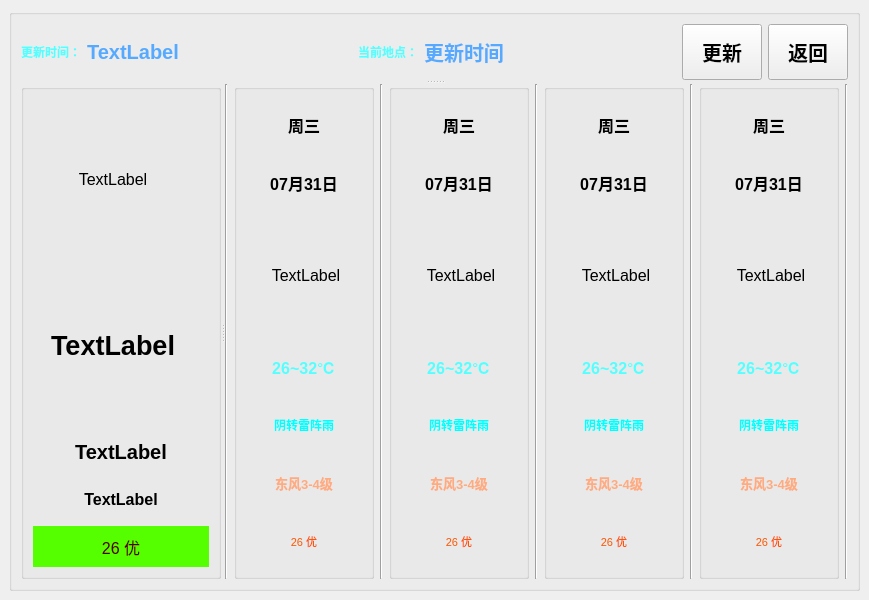
<?xml version="1.0" encoding="UTF-8"?>
<ui version="4.0">
 <class>Weather</class>
 <widget class="QMainWindow" name="Weather">
  <property name="geometry">
   <rect>
    <x>0</x>
    <y>0</y>
    <width>800</width>
    <height>600</height>
   </rect>
  </property>
  <property name="windowTitle">
   <string>MainWindow</string>
  </property>
  <widget class="QWidget" name="centralwidget">
   <layout class="QVBoxLayout" name="verticalLayout_6">
    <item>
     <widget class="QGroupBox" name="groupBox_Total">
      <property name="autoFillBackground">
       <bool>true</bool>
      </property>
      <property name="styleSheet">
       <string notr="true"/>
      </property>
      <property name="title">
       <string/>
      </property>
      <layout class="QVBoxLayout" name="verticalLayout_7">
       <item>
        <widget class="QSplitter" name="splitter_2">
         <property name="orientation">
          <enum>Qt::Vertical</enum>
         </property>
         <widget class="QWidget" name="horizontalLayoutWidget_2">
          <layout class="QHBoxLayout" name="horizontalLayout_2">
           <item>
            <widget class="QLabel" name="label">
             <property name="sizePolicy">
              <sizepolicy hsizetype="Minimum" vsizetype="Preferred">
               <horstretch>0</horstretch>
               <verstretch>0</verstretch>
              </sizepolicy>
             </property>
             <property name="maximumSize">
              <size>
               <width>80</width>
               <height>16777215</height>
              </size>
             </property>
             <property name="font">
              <font>
               <weight>75</weight>
               <bold>true</bold>
              </font>
             </property>
             <property name="styleSheet">
              <string>color: rgb(85, 255, 255);</string>
             </property>
             <property name="text">
              <string>更新时间：</string>
             </property>
            </widget>
           </item>
           <item>
            <widget class="QLabel" name="label_Time">
             <property name="sizePolicy">
              <sizepolicy hsizetype="Preferred" vsizetype="MinimumExpanding">
               <horstretch>0</horstretch>
               <verstretch>0</verstretch>
              </sizepolicy>
             </property>
             <property name="font">
              <font>
               <pointsize>15</pointsize>
               <weight>75</weight>
               <bold>true</bold>
              </font>
             </property>
             <property name="styleSheet">
              <string notr="true">color: rgb(85, 170, 255);</string>
             </property>
             <property name="text">
              <string>TextLabel</string>
             </property>
             <property name="alignment">
              <set>Qt::AlignCenter</set>
             </property>
            </widget>
           </item>
           <item>
            <spacer name="horizontalSpacer">
             <property name="orientation">
              <enum>Qt::Horizontal</enum>
             </property>
             <property name="sizeHint" stdset="0">
              <size>
               <width>40</width>
               <height>20</height>
              </size>
             </property>
            </spacer>
           </item>
           <item>
            <widget class="QLabel" name="label_37">
             <property name="maximumSize">
              <size>
               <width>80</width>
               <height>16777215</height>
              </size>
             </property>
             <property name="font">
              <font>
               <weight>75</weight>
               <bold>true</bold>
              </font>
             </property>
             <property name="styleSheet">
              <string>color: rgb(85, 255, 255);</string>
             </property>
             <property name="text">
              <string>当前地点：</string>
             </property>
            </widget>
           </item>
           <item>
            <widget class="QLabel" name="label_location">
             <property name="font">
              <font>
               <pointsize>15</pointsize>
               <weight>75</weight>
               <bold>true</bold>
              </font>
             </property>
             <property name="styleSheet">
              <string notr="true">color: rgb(85, 170, 255);</string>
             </property>
             <property name="text">
              <string>更新时间</string>
             </property>
             <property name="alignment">
              <set>Qt::AlignCenter</set>
             </property>
            </widget>
           </item>
           <item>
            <spacer name="horizontalSpacer_2">
             <property name="orientation">
              <enum>Qt::Horizontal</enum>
             </property>
             <property name="sizeHint" stdset="0">
              <size>
               <width>40</width>
               <height>20</height>
              </size>
             </property>
            </spacer>
           </item>
           <item>
            <widget class="QPushButton" name="pushButton">
             <property name="sizePolicy">
              <sizepolicy hsizetype="Minimum" vsizetype="Expanding">
               <horstretch>0</horstretch>
               <verstretch>0</verstretch>
              </sizepolicy>
             </property>
             <property name="minimumSize">
              <size>
               <width>50</width>
               <height>50</height>
              </size>
             </property>
             <property name="font">
              <font>
               <pointsize>15</pointsize>
               <weight>75</weight>
               <bold>true</bold>
              </font>
             </property>
             <property name="text">
              <string>更新</string>
             </property>
            </widget>
           </item>
           <item>
            <widget class="QPushButton" name="pushButton_2">
             <property name="sizePolicy">
              <sizepolicy hsizetype="Minimum" vsizetype="Expanding">
               <horstretch>0</horstretch>
               <verstretch>0</verstretch>
              </sizepolicy>
             </property>
             <property name="font">
              <font>
               <pointsize>15</pointsize>
               <weight>75</weight>
               <bold>true</bold>
              </font>
             </property>
             <property name="text">
              <string>返回</string>
             </property>
            </widget>
           </item>
          </layout>
         </widget>
         <widget class="QSplitter" name="splitter">
          <property name="orientation">
           <enum>Qt::Horizontal</enum>
          </property>
          <widget class="QGroupBox" name="groupBox_5">
           <property name="minimumSize">
            <size>
             <width>200</width>
             <height>0</height>
            </size>
           </property>
           <property name="maximumSize">
            <size>
             <width>160</width>
             <height>16777215</height>
            </size>
           </property>
           <property name="title">
            <string/>
           </property>
           <layout class="QVBoxLayout" name="verticalLayout_5">
            <item>
             <widget class="QLabel" name="label_now_img">
              <property name="sizePolicy">
               <sizepolicy hsizetype="Fixed" vsizetype="Fixed">
                <horstretch>0</horstretch>
                <verstretch>0</verstretch>
               </sizepolicy>
              </property>
              <property name="minimumSize">
               <size>
                <width>160</width>
                <height>160</height>
               </size>
              </property>
              <property name="font">
               <font>
                <pointsize>12</pointsize>
               </font>
              </property>
              <property name="layoutDirection">
               <enum>Qt::LeftToRight</enum>
              </property>
              <property name="text">
               <string>TextLabel</string>
              </property>
              <property name="alignment">
               <set>Qt::AlignCenter</set>
              </property>
             </widget>
            </item>
            <item>
             <widget class="QLabel" name="label_now_tmp">
              <property name="sizePolicy">
               <sizepolicy hsizetype="Fixed" vsizetype="Fixed">
                <horstretch>0</horstretch>
                <verstretch>0</verstretch>
               </sizepolicy>
              </property>
              <property name="minimumSize">
               <size>
                <width>160</width>
                <height>160</height>
               </size>
              </property>
              <property name="font">
               <font>
                <pointsize>20</pointsize>
                <weight>75</weight>
                <bold>true</bold>
               </font>
              </property>
              <property name="layoutDirection">
               <enum>Qt::LeftToRight</enum>
              </property>
              <property name="styleSheet">
               <string notr="true">background-image: url(:/img/images/tmp.png);</string>
              </property>
              <property name="text">
               <string>TextLabel</string>
              </property>
              <property name="alignment">
               <set>Qt::AlignCenter</set>
              </property>
             </widget>
            </item>
            <item>
             <widget class="QLabel" name="label_now_des">
              <property name="font">
               <font>
                <pointsize>15</pointsize>
                <weight>75</weight>
                <bold>true</bold>
               </font>
              </property>
              <property name="styleSheet">
               <string>background-color: argb(170, 255, 255,0);</string>
              </property>
              <property name="text">
               <string>TextLabel</string>
              </property>
              <property name="alignment">
               <set>Qt::AlignCenter</set>
              </property>
             </widget>
            </item>
            <item>
             <widget class="QLabel" name="label_now_win">
              <property name="font">
               <font>
                <pointsize>12</pointsize>
                <weight>75</weight>
                <bold>true</bold>
               </font>
              </property>
              <property name="styleSheet">
               <string>background-color: argb(170, 255, 255,0);</string>
              </property>
              <property name="text">
               <string>TextLabel</string>
              </property>
              <property name="alignment">
               <set>Qt::AlignCenter</set>
              </property>
             </widget>
            </item>
            <item>
             <widget class="QLabel" name="label_now_winSpeed">
              <property name="font">
               <font>
                <pointsize>12</pointsize>
               </font>
              </property>
              <property name="styleSheet">
               <string notr="true">background-color: rgb(85, 255, 0);
color: rgb(85, 0, 0);</string>
              </property>
              <property name="text">
               <string>26 优</string>
              </property>
              <property name="alignment">
               <set>Qt::AlignCenter</set>
              </property>
             </widget>
            </item>
           </layout>
          </widget>
          <widget class="QWidget" name="horizontalLayoutWidget">
           <layout class="QHBoxLayout" name="horizontalLayout">
            <item>
             <widget class="Line" name="line_5">
              <property name="orientation">
               <enum>Qt::Vertical</enum>
              </property>
             </widget>
            </item>
            <item>
             <widget class="QGroupBox" name="groupBox_4">
              <property name="maximumSize">
               <size>
                <width>140</width>
                <height>16777215</height>
               </size>
              </property>
              <property name="layoutDirection">
               <enum>Qt::LeftToRight</enum>
              </property>
              <property name="title">
               <string/>
              </property>
              <property name="alignment">
               <set>Qt::AlignCenter</set>
              </property>
              <layout class="QVBoxLayout" name="verticalLayout_4">
               <item>
                <widget class="QLabel" name="label_day1_week">
                 <property name="font">
                  <font>
                   <pointsize>12</pointsize>
                   <weight>75</weight>
                   <bold>true</bold>
                  </font>
                 </property>
                 <property name="styleSheet">
                  <string notr="true">background-color: argb(85, 255, 127,0);</string>
                 </property>
                 <property name="text">
                  <string>周三</string>
                 </property>
                 <property name="alignment">
                  <set>Qt::AlignCenter</set>
                 </property>
                </widget>
               </item>
               <item>
                <widget class="QLabel" name="label_day1_data">
                 <property name="font">
                  <font>
                   <pointsize>12</pointsize>
                   <weight>75</weight>
                   <bold>true</bold>
                  </font>
                 </property>
                 <property name="styleSheet">
                  <string notr="true">background-color: argb(85, 255, 127,0);</string>
                 </property>
                 <property name="text">
                  <string>07月31日</string>
                 </property>
                 <property name="alignment">
                  <set>Qt::AlignCenter</set>
                 </property>
                </widget>
               </item>
               <item>
                <widget class="QLabel" name="label_day1_img">
                 <property name="sizePolicy">
                  <sizepolicy hsizetype="Fixed" vsizetype="Fixed">
                   <horstretch>0</horstretch>
                   <verstretch>0</verstretch>
                  </sizepolicy>
                 </property>
                 <property name="minimumSize">
                  <size>
                   <width>120</width>
                   <height>120</height>
                  </size>
                 </property>
                 <property name="font">
                  <font>
                   <pointsize>12</pointsize>
                  </font>
                 </property>
                 <property name="layoutDirection">
                  <enum>Qt::LeftToRight</enum>
                 </property>
                 <property name="text">
                  <string>TextLabel</string>
                 </property>
                 <property name="alignment">
                  <set>Qt::AlignCenter</set>
                 </property>
                </widget>
               </item>
               <item>
                <widget class="QLabel" name="label_day1_tmp">
                 <property name="font">
                  <font>
                   <pointsize>12</pointsize>
                   <weight>75</weight>
                   <bold>true</bold>
                  </font>
                 </property>
                 <property name="styleSheet">
                  <string notr="true">color: rgb(85, 255, 255);</string>
                 </property>
                 <property name="text">
                  <string>26~32℃</string>
                 </property>
                 <property name="alignment">
                  <set>Qt::AlignCenter</set>
                 </property>
                </widget>
               </item>
               <item>
                <widget class="QLabel" name="label_day1_des">
                 <property name="font">
                  <font>
                   <pointsize>9</pointsize>
                   <weight>75</weight>
                   <bold>true</bold>
                  </font>
                 </property>
                 <property name="styleSheet">
                  <string notr="true">color: rgb(0, 255, 255);</string>
                 </property>
                 <property name="text">
                  <string>阴转雷阵雨</string>
                 </property>
                 <property name="alignment">
                  <set>Qt::AlignCenter</set>
                 </property>
                </widget>
               </item>
               <item>
                <widget class="QLabel" name="label_day1_win">
                 <property name="font">
                  <font>
                   <pointsize>10</pointsize>
                   <weight>75</weight>
                   <bold>true</bold>
                  </font>
                 </property>
                 <property name="styleSheet">
                  <string notr="true">color: rgb(255, 170, 127);</string>
                 </property>
                 <property name="text">
                  <string>东风3-4级</string>
                 </property>
                 <property name="alignment">
                  <set>Qt::AlignCenter</set>
                 </property>
                </widget>
               </item>
               <item>
                <widget class="QLabel" name="label_day1_winSpeed">
                 <property name="font">
                  <font>
                   <pointsize>8</pointsize>
                  </font>
                 </property>
                 <property name="styleSheet">
                  <string notr="true">background-color: argb(255, 170, 127,150);
color: rgb(255, 85, 0);</string>
                 </property>
                 <property name="text">
                  <string>26 优</string>
                 </property>
                 <property name="alignment">
                  <set>Qt::AlignCenter</set>
                 </property>
                </widget>
               </item>
              </layout>
             </widget>
            </item>
            <item>
             <widget class="Line" name="line">
              <property name="orientation">
               <enum>Qt::Vertical</enum>
              </property>
             </widget>
            </item>
            <item>
             <widget class="QGroupBox" name="groupBox_3">
              <property name="maximumSize">
               <size>
                <width>140</width>
                <height>16777215</height>
               </size>
              </property>
              <property name="layoutDirection">
               <enum>Qt::LeftToRight</enum>
              </property>
              <property name="title">
               <string/>
              </property>
              <property name="alignment">
               <set>Qt::AlignCenter</set>
              </property>
              <layout class="QVBoxLayout" name="verticalLayout_3">
               <item>
                <widget class="QLabel" name="label_day2_week">
                 <property name="font">
                  <font>
                   <pointsize>12</pointsize>
                   <weight>75</weight>
                   <bold>true</bold>
                  </font>
                 </property>
                 <property name="styleSheet">
                  <string notr="true">background-color: argb(85, 255, 127,0);</string>
                 </property>
                 <property name="text">
                  <string>周三</string>
                 </property>
                 <property name="alignment">
                  <set>Qt::AlignCenter</set>
                 </property>
                </widget>
               </item>
               <item>
                <widget class="QLabel" name="label_day2_data">
                 <property name="font">
                  <font>
                   <pointsize>12</pointsize>
                   <weight>75</weight>
                   <bold>true</bold>
                  </font>
                 </property>
                 <property name="styleSheet">
                  <string notr="true">background-color: argb(85, 255, 127,0);</string>
                 </property>
                 <property name="text">
                  <string>07月31日</string>
                 </property>
                 <property name="alignment">
                  <set>Qt::AlignCenter</set>
                 </property>
                </widget>
               </item>
               <item>
                <widget class="QLabel" name="label_day2_img">
                 <property name="sizePolicy">
                  <sizepolicy hsizetype="Fixed" vsizetype="Fixed">
                   <horstretch>0</horstretch>
                   <verstretch>0</verstretch>
                  </sizepolicy>
                 </property>
                 <property name="minimumSize">
                  <size>
                   <width>120</width>
                   <height>120</height>
                  </size>
                 </property>
                 <property name="font">
                  <font>
                   <pointsize>12</pointsize>
                  </font>
                 </property>
                 <property name="layoutDirection">
                  <enum>Qt::LeftToRight</enum>
                 </property>
                 <property name="text">
                  <string>TextLabel</string>
                 </property>
                 <property name="alignment">
                  <set>Qt::AlignCenter</set>
                 </property>
                </widget>
               </item>
               <item>
                <widget class="QLabel" name="label_day2_tmp">
                 <property name="font">
                  <font>
                   <pointsize>12</pointsize>
                   <weight>75</weight>
                   <bold>true</bold>
                  </font>
                 </property>
                 <property name="styleSheet">
                  <string notr="true">color: rgb(85, 255, 255);</string>
                 </property>
                 <property name="text">
                  <string>26~32℃</string>
                 </property>
                 <property name="alignment">
                  <set>Qt::AlignCenter</set>
                 </property>
                </widget>
               </item>
               <item>
                <widget class="QLabel" name="label_day2_des">
                 <property name="font">
                  <font>
                   <pointsize>9</pointsize>
                   <weight>75</weight>
                   <bold>true</bold>
                  </font>
                 </property>
                 <property name="styleSheet">
                  <string notr="true">color: rgb(0, 255, 255);</string>
                 </property>
                 <property name="text">
                  <string>阴转雷阵雨</string>
                 </property>
                 <property name="alignment">
                  <set>Qt::AlignCenter</set>
                 </property>
                </widget>
               </item>
               <item>
                <widget class="QLabel" name="label_day2_win">
                 <property name="font">
                  <font>
                   <pointsize>10</pointsize>
                   <weight>75</weight>
                   <bold>true</bold>
                  </font>
                 </property>
                 <property name="styleSheet">
                  <string notr="true">color: rgb(255, 170, 127);</string>
                 </property>
                 <property name="text">
                  <string>东风3-4级</string>
                 </property>
                 <property name="alignment">
                  <set>Qt::AlignCenter</set>
                 </property>
                </widget>
               </item>
               <item>
                <widget class="QLabel" name="label_day2_winSpeed">
                 <property name="font">
                  <font>
                   <pointsize>8</pointsize>
                  </font>
                 </property>
                 <property name="styleSheet">
                  <string notr="true">background-color: argb(255, 170, 127,150);
color: rgb(255, 85, 0);</string>
                 </property>
                 <property name="text">
                  <string>26 优</string>
                 </property>
                 <property name="alignment">
                  <set>Qt::AlignCenter</set>
                 </property>
                </widget>
               </item>
              </layout>
             </widget>
            </item>
            <item>
             <widget class="Line" name="line_2">
              <property name="orientation">
               <enum>Qt::Vertical</enum>
              </property>
             </widget>
            </item>
            <item>
             <widget class="QGroupBox" name="groupBox_2">
              <property name="maximumSize">
               <size>
                <width>140</width>
                <height>16777215</height>
               </size>
              </property>
              <property name="layoutDirection">
               <enum>Qt::LeftToRight</enum>
              </property>
              <property name="title">
               <string/>
              </property>
              <property name="alignment">
               <set>Qt::AlignCenter</set>
              </property>
              <layout class="QVBoxLayout" name="verticalLayout_2">
               <item>
                <widget class="QLabel" name="label_day3_week">
                 <property name="font">
                  <font>
                   <pointsize>12</pointsize>
                   <weight>75</weight>
                   <bold>true</bold>
                  </font>
                 </property>
                 <property name="styleSheet">
                  <string notr="true">background-color: argb(85, 255, 127,0);</string>
                 </property>
                 <property name="text">
                  <string>周三</string>
                 </property>
                 <property name="alignment">
                  <set>Qt::AlignCenter</set>
                 </property>
                </widget>
               </item>
               <item>
                <widget class="QLabel" name="label_day3_data">
                 <property name="font">
                  <font>
                   <pointsize>12</pointsize>
                   <weight>75</weight>
                   <bold>true</bold>
                  </font>
                 </property>
                 <property name="styleSheet">
                  <string notr="true">background-color: argb(85, 255, 127,0);</string>
                 </property>
                 <property name="text">
                  <string>07月31日</string>
                 </property>
                 <property name="alignment">
                  <set>Qt::AlignCenter</set>
                 </property>
                </widget>
               </item>
               <item>
                <widget class="QLabel" name="label_day3_img">
                 <property name="sizePolicy">
                  <sizepolicy hsizetype="Fixed" vsizetype="Fixed">
                   <horstretch>0</horstretch>
                   <verstretch>0</verstretch>
                  </sizepolicy>
                 </property>
                 <property name="minimumSize">
                  <size>
                   <width>120</width>
                   <height>120</height>
                  </size>
                 </property>
                 <property name="font">
                  <font>
                   <pointsize>12</pointsize>
                  </font>
                 </property>
                 <property name="layoutDirection">
                  <enum>Qt::LeftToRight</enum>
                 </property>
                 <property name="text">
                  <string>TextLabel</string>
                 </property>
                 <property name="alignment">
                  <set>Qt::AlignCenter</set>
                 </property>
                </widget>
               </item>
               <item>
                <widget class="QLabel" name="label_day3_tmp">
                 <property name="font">
                  <font>
                   <pointsize>12</pointsize>
                   <weight>75</weight>
                   <bold>true</bold>
                  </font>
                 </property>
                 <property name="styleSheet">
                  <string notr="true">color: rgb(85, 255, 255);</string>
                 </property>
                 <property name="text">
                  <string>26~32℃</string>
                 </property>
                 <property name="alignment">
                  <set>Qt::AlignCenter</set>
                 </property>
                </widget>
               </item>
               <item>
                <widget class="QLabel" name="label_day3_des">
                 <property name="font">
                  <font>
                   <pointsize>9</pointsize>
                   <weight>75</weight>
                   <bold>true</bold>
                  </font>
                 </property>
                 <property name="styleSheet">
                  <string notr="true">color: rgb(0, 255, 255);</string>
                 </property>
                 <property name="text">
                  <string>阴转雷阵雨</string>
                 </property>
                 <property name="alignment">
                  <set>Qt::AlignCenter</set>
                 </property>
                </widget>
               </item>
               <item>
                <widget class="QLabel" name="label_day3_win">
                 <property name="font">
                  <font>
                   <pointsize>10</pointsize>
                   <weight>75</weight>
                   <bold>true</bold>
                  </font>
                 </property>
                 <property name="styleSheet">
                  <string notr="true">color: rgb(255, 170, 127);</string>
                 </property>
                 <property name="text">
                  <string>东风3-4级</string>
                 </property>
                 <property name="alignment">
                  <set>Qt::AlignCenter</set>
                 </property>
                </widget>
               </item>
               <item>
                <widget class="QLabel" name="label_day3_winSpeed">
                 <property name="font">
                  <font>
                   <pointsize>8</pointsize>
                  </font>
                 </property>
                 <property name="styleSheet">
                  <string notr="true">background-color: argb(255, 170, 127,150);
color: rgb(255, 85, 0);</string>
                 </property>
                 <property name="text">
                  <string>26 优</string>
                 </property>
                 <property name="alignment">
                  <set>Qt::AlignCenter</set>
                 </property>
                </widget>
               </item>
              </layout>
             </widget>
            </item>
            <item>
             <widget class="Line" name="line_3">
              <property name="orientation">
               <enum>Qt::Vertical</enum>
              </property>
             </widget>
            </item>
            <item>
             <widget class="QGroupBox" name="groupBox">
              <property name="maximumSize">
               <size>
                <width>140</width>
                <height>16777215</height>
               </size>
              </property>
              <property name="layoutDirection">
               <enum>Qt::LeftToRight</enum>
              </property>
              <property name="title">
               <string/>
              </property>
              <property name="alignment">
               <set>Qt::AlignCenter</set>
              </property>
              <layout class="QVBoxLayout" name="verticalLayout">
               <item>
                <widget class="QLabel" name="label_day4_week">
                 <property name="font">
                  <font>
                   <pointsize>12</pointsize>
                   <weight>75</weight>
                   <bold>true</bold>
                  </font>
                 </property>
                 <property name="styleSheet">
                  <string notr="true">background-color: argb(85, 255, 127,0);</string>
                 </property>
                 <property name="text">
                  <string>周三</string>
                 </property>
                 <property name="alignment">
                  <set>Qt::AlignCenter</set>
                 </property>
                </widget>
               </item>
               <item>
                <widget class="QLabel" name="label_day4_data">
                 <property name="font">
                  <font>
                   <pointsize>12</pointsize>
                   <weight>75</weight>
                   <bold>true</bold>
                  </font>
                 </property>
                 <property name="styleSheet">
                  <string notr="true">background-color: argb(85, 255, 127,0);</string>
                 </property>
                 <property name="text">
                  <string>07月31日</string>
                 </property>
                 <property name="alignment">
                  <set>Qt::AlignCenter</set>
                 </property>
                </widget>
               </item>
               <item>
                <widget class="QLabel" name="label_day4_img">
                 <property name="sizePolicy">
                  <sizepolicy hsizetype="Fixed" vsizetype="Fixed">
                   <horstretch>0</horstretch>
                   <verstretch>0</verstretch>
                  </sizepolicy>
                 </property>
                 <property name="minimumSize">
                  <size>
                   <width>120</width>
                   <height>120</height>
                  </size>
                 </property>
                 <property name="font">
                  <font>
                   <pointsize>12</pointsize>
                  </font>
                 </property>
                 <property name="layoutDirection">
                  <enum>Qt::LeftToRight</enum>
                 </property>
                 <property name="text">
                  <string>TextLabel</string>
                 </property>
                 <property name="alignment">
                  <set>Qt::AlignCenter</set>
                 </property>
                </widget>
               </item>
               <item>
                <widget class="QLabel" name="label_day4_tmp">
                 <property name="font">
                  <font>
                   <pointsize>12</pointsize>
                   <weight>75</weight>
                   <bold>true</bold>
                  </font>
                 </property>
                 <property name="styleSheet">
                  <string notr="true">color: rgb(85, 255, 255);</string>
                 </property>
                 <property name="text">
                  <string>26~32℃</string>
                 </property>
                 <property name="alignment">
                  <set>Qt::AlignCenter</set>
                 </property>
                </widget>
               </item>
               <item>
                <widget class="QLabel" name="label_day4_des">
                 <property name="font">
                  <font>
                   <pointsize>9</pointsize>
                   <weight>75</weight>
                   <bold>true</bold>
                  </font>
                 </property>
                 <property name="styleSheet">
                  <string notr="true">color: rgb(0, 255, 255);</string>
                 </property>
                 <property name="text">
                  <string>阴转雷阵雨</string>
                 </property>
                 <property name="alignment">
                  <set>Qt::AlignCenter</set>
                 </property>
                </widget>
               </item>
               <item>
                <widget class="QLabel" name="label_day4_win">
                 <property name="font">
                  <font>
                   <pointsize>10</pointsize>
                   <weight>75</weight>
                   <bold>true</bold>
                  </font>
                 </property>
                 <property name="styleSheet">
                  <string notr="true">color: rgb(255, 170, 127);</string>
                 </property>
                 <property name="text">
                  <string>东风3-4级</string>
                 </property>
                 <property name="alignment">
                  <set>Qt::AlignCenter</set>
                 </property>
                </widget>
               </item>
               <item>
                <widget class="QLabel" name="label_day4_winSpeed">
                 <property name="font">
                  <font>
                   <pointsize>8</pointsize>
                  </font>
                 </property>
                 <property name="styleSheet">
                  <string notr="true">background-color: argb(255, 170, 127,150);
color: rgb(255, 85, 0);</string>
                 </property>
                 <property name="text">
                  <string>26 优</string>
                 </property>
                 <property name="alignment">
                  <set>Qt::AlignCenter</set>
                 </property>
                </widget>
               </item>
              </layout>
             </widget>
            </item>
            <item>
             <widget class="Line" name="line_4">
              <property name="orientation">
               <enum>Qt::Vertical</enum>
              </property>
             </widget>
            </item>
           </layout>
          </widget>
         </widget>
        </widget>
       </item>
      </layout>
     </widget>
    </item>
   </layout>
  </widget>
 </widget>
 <resources/>
 <connections/>
</ui>
